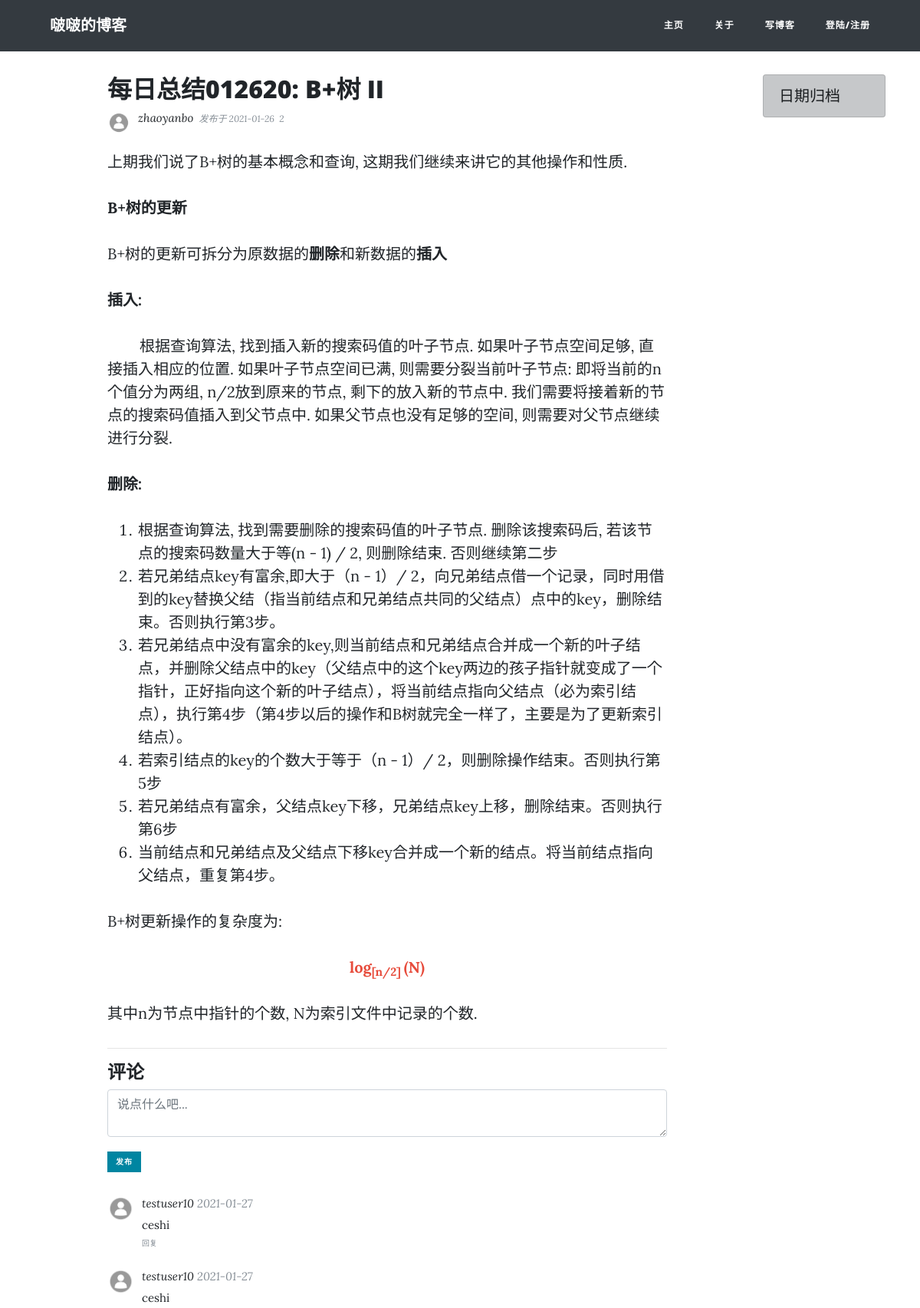
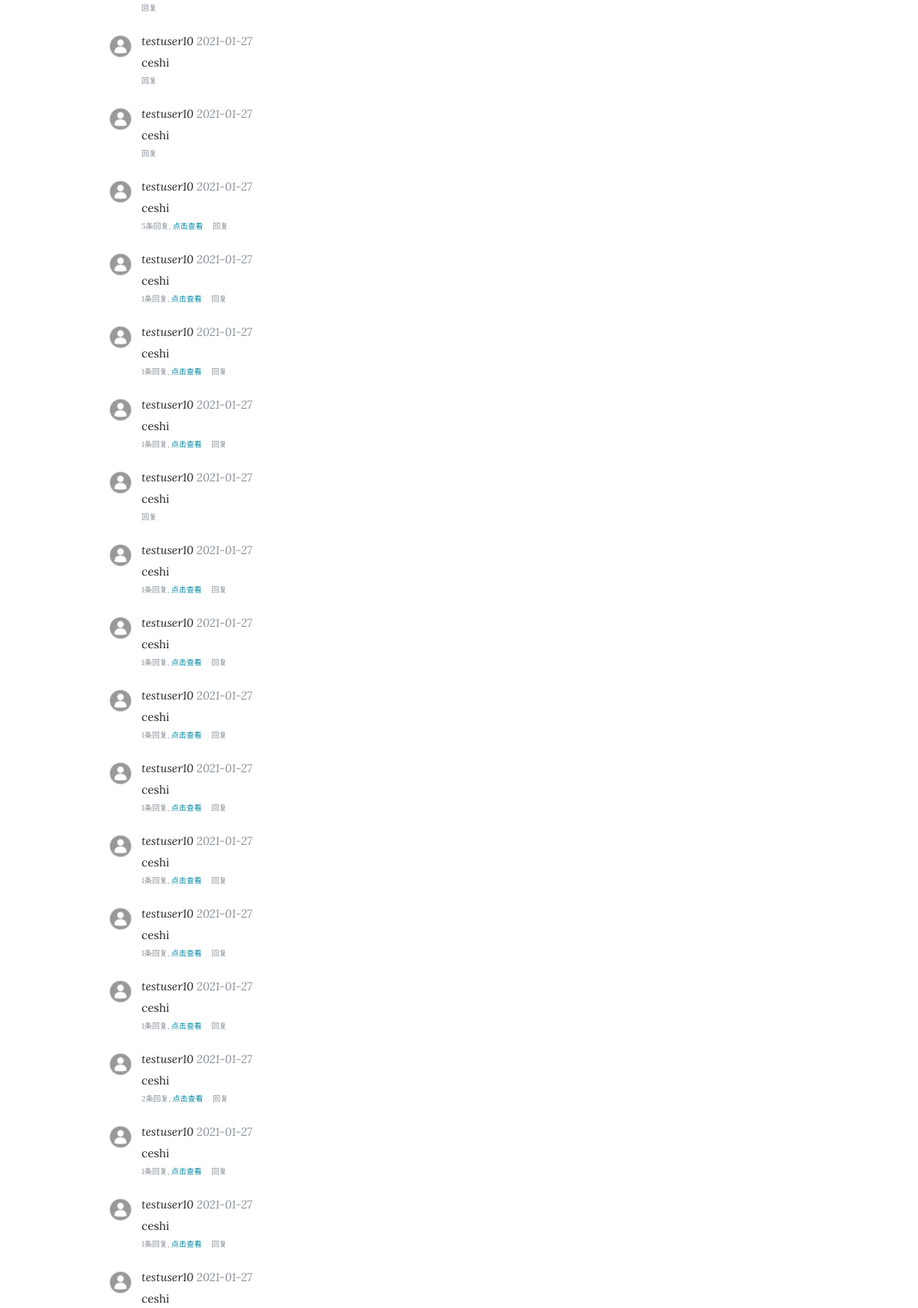
Page /post/66/ (upper part) on the committed database (2 pictures, top to bottom).
### blog/models.py (models this page shows, shortened)
class Post(models.Model, ViewCountExtension):
    title = models.CharField(max_length=50)
    pub_date = models.DateTimeField(default=timezone.now)
    content = RichTextField()
    author = models.ForeignKey(User, on_delete=models.CASCADE)
    view_count = GenericRelation(
        ViewCount,
        related_query_name='post',
        content_type_field='content_type',
        object_id_field='object_id'
    )
    view_detail = GenericRelation(
        ViewDetail,
        related_query_name='post',
        content_type_field='content_type',
        object_id_field='object_id',
    )
    @property
    def comments(self):
        qs = Comment.objects.filter_by_instance(self)
        return qs
    @property
    def get_content_type(self):
        content_type = ContentType.objects.get_for_model(self.__class__)
        return content_type

### users/models.py (models this page shows, shortened)
class Profile(models.Model):
    user = models.OneToOneField(User, on_delete=models.CASCADE)
    profile_pic = models.ImageField(default='default.jpg', upload_to='media/profile_pics')

### viewcount/models.py (models this page shows, shortened)
class ViewCount(models.Model):
    count = models.IntegerField(default=0)
    content_type = models.ForeignKey(ContentType, on_delete=models.CASCADE)
    object_id = models.PositiveIntegerField()
    content_object = GenericForeignKey('content_type', 'object_id')

### comments/models.py (models this page shows, shortened)
class Comment(models.Model):
    user = models.ForeignKey(User, on_delete=models.CASCADE)
    content_type = models.ForeignKey(ContentType, on_delete=models.CASCADE)
    object_id = models.PositiveIntegerField()
    content_object = GenericForeignKey('content_type', 'object_id')
    parent = models.ForeignKey("self", null=True, blank=True, on_delete=models.CASCADE)
    root = models.ForeignKey("self", related_name='root_comment', null=True,
                             blank=True, on_delete=models.CASCADE)
    created = models.DateTimeField(default=timezone.now)
    content = models.TextField()
    objects = CommentManager()
    class Meta:
        ordering = ['-created']
    def children(self):
        return Comment.objects.filter(root=self)

### blog/views.py (the view)
# urls.py: path('post/<int:pk>/', PostDetailView.as_view(), name='post-detail'),
class PostDetailView(DetailView):
    model = Post
    template_name = 'blog/post_detail.html'
    def get(self, request, *args, **kwargs):
        self.object = self.get_object()
        response = super().get(request, *args, **kwargs)
        response = view_stats_once_viewed(request, response, self.object)
        return response
    def get_context_data(self, **kwargs):
        comment_form = CommentForm()
        self.object = self.get_object()
        context = super().get_context_data(**kwargs)
        comments = self.object.comments
        context['comments'] = comments
        context['comment_form'] = comment_form
        context['comment_form'].fields['content_type'].initial = self.object.get_content_type
        context['comment_form'].fields['object_id'].initial = self.object.pk
        return context

### comments/forms.py
class CommentForm(forms.ModelForm):
    class Meta:
        model = Comment
        fields = ['content_type', 'object_id', 'content', 'parent', 'root']
        widgets = {
            'content_type': forms.HiddenInput,
            'object_id': forms.HiddenInput,
            'content': forms.Textarea(attrs={'placeholder': '说点什么吧...', 'class': '', 'rows': '2', 'maxlength': '500',
                                             }),
            'parent': forms.HiddenInput,
            'root': forms.HiddenInput,
        }
        labels = {
            'content': "",
        }

### comments/models.py (called while the page is built)
    def filter_by_instance(self, instance):
        obj_id = instance.id
        content_type = ContentType.objects.get_for_model(instance.__class__)
        qs = super(CommentManager, self).filter(
            content_type=content_type, object_id=obj_id).filter(parent=None)
        return qs

### viewcount/models.py (called while the page is built)
    def get_view_count(self):
        try:
            view_count = self.view_count.first()
            return view_count.count
        except exceptions.ObjectDoesNotExist:
            return 0

### viewcount/utils.py (called while the page is built)
def view_stats_once_viewed(request, response, obj):
    ct = ContentType.objects.get_for_model(obj)
    key = "%s_%s_viewed" % (ct.model, obj.pk)
    if not request.COOKIES.get(key):
        view_count, created = ViewCount.objects.get_or_create(content_type=ct, object_id=obj.pk)
        view_count.count += 1
        view_count.save()
        response.set_cookie(key, 'true')
        date = timezone.now().date()
        view_detail, created = ViewDetail.objects.get_or_create(
            content_type=ct,
            object_id=obj.pk,
            date=date
        )
        view_detail.count += 1
        view_detail.save()
    return response

### blog/templates/blog/post_detail.html (shortened to what this page needs)
{% extends "blog/base.html" %}
{% block content %}
<div class="col-lg-8 col-md-10 mx-auto">
  <div class="post-preview">
      <h2 class="post-title">
        {{ object.title }}
      </h2>
  </div>
  <div class="post-preview">
    <div class="author-thumbnail">
      <img class="rounded-circle author-img" src="{{ post.author.profile.profile_pic.url }}">
    </div>
    <div class="post-meta">
      <a href="">{{ object.author }}&nbsp;</a>
      发布于 {{ object.pub_date|date:"Y-m-d" }}&nbsp;
       {{ post.get_view_count }}&nbsp;
    </div>
  </div>
  <div class="">
    <p>{{ object.content|safe }}</p>
  </div>
  <hr>
  {% include "comments/comment_list.html" %}
</div>
{% endblock content %}

### comments/templates/comments/comment_list.html (shortened to what this page needs)
  <h4>评论</h4>
{% include "comments/comment_form.html" %}
<div id="comment-container" class="comment-container">
    {% for comment in comments %}
      <div id="div-comment-{{ comment.pk }}" class="comment-cell">
        <div class="author-thumbnail">
          <img class="rounded-circle author-img" src="{{ comment.user.profile.profile_pic.url }}">
        </div>
        <div class="comment-box">
          <div class="comment-meta">
            <a href="">{{ comment.user }}</a>
            {{ comment.created|date:"Y-m-d" }}
          </div>
          <div class="comment-content">
              {{ comment.content }}
          </div>
          <div class="comment-info">
            {% if comment.children.count > 0 %}
              <span id="reply-count">{{ comment.children.count }}</span>条回复,
              <a href="#" class="more-btn">点击查看</a>&emsp;
            {% endif %}
            <a href="#" class="reply-btn" onclick="do_reply({{ comment.pk }},{{ comment.pk }},'{{ comment.user.username }}',event)">回复</a>
          </div>
        </div>
      </div>
    {% endfor %}
</div>

### blog/static/blog/css/clean-blog.css (style rules this page uses)
body { font-size: 20px; color: #212529; font-family: 'Lora', 'Times New Roman', serif; }
p { line-height: 1.5; margin: 30px 0; }
h1, h2, h3, h4, h5, h6 { font-weight: 800; font-family: 'Open Sans', 'Helvetica Neue', Helvetica, Arial, sans-serif; }
a { color: #212529; transition: all 0.2s; }
img { max-width: 100%; max-height: 100%; height: inherit !important; }
.post-preview>.post-meta { font-size: 12px; font-style: italic; margin-top: 0; margin-bottom: 5px; color: #868e96; }
.post-preview>.post-meta>a { font-size: 15px; text-decoration: none; color: #212529; }
.post-preview>.author-thumbnail { margin-right: 10px; float: left }
.post-preview>.author-thumbnail>.author-img { height: 30px; width: 30px; }
.comment-container { margin-top: 20px; margin-bottom: 20px; }
.comment-info { font-size: 10px; margin-top: 5px; margin-bottom: 5px; color: #868e96; }
.comment-info>a { color: #868e96; }
.comment-info>.more-btn { color: #0085A1; }
.comment-cell>.comment-box>.comment-meta { font-size: 15px; font-style: italic; margin-top: 0; margin-bottom: 5px; color: #868e96; }
.comment-cell>.comment-box>.comment-meta>a { text-decoration: none; color: #212529; }
.comment-cell>.author-thumbnail>.author-img { float: left; margin-right: 10px; margin-top: 10px; margin-bottom: 10px; height: 35px; width: 35px; }
.comment-cell>.comment-box { padding-bottom: 10px; padding-top: 10px; margin-left: 45px; }
.comment-cell>.comment-box>.comment-content { font-size: 15px }
.form-control { width: 100%; }

### blog/templates/blog/footer.html (style rules this page uses)
html { position: relative; min-height: 100%; }
body { font-size: 20px; color: #212529; font-family: 'Lora', 'Times New Roman', serif; align-items: center; margin-bottom: 150px; }

### rows in the picture
Post: title "每日总结012620: B+树 II", author.profile.profile_pic (placeholder picture), author "zhaoyanbo", pub_date "2021-01-26", get_view_count "2", content "上期我们说了B+树的基本概念和查询, 这期我们继续来讲它的其他操作和性质. B+树的更新 B+树的更新可拆分为原数据的 删除 和新数据的 插入 插入: 根据查询算法, 找到插入新的搜索码值的叶子节点. 如果叶子节点空间足够, 直接插入相应的位置. 如果叶子节点空间已满, 则需要分裂当前叶子节点: 即将当前的n个值分为两组, n/2放到原来的节点, 剩下的放入新的节点中. 我们需要将接着新的节点的搜索码值插入到父节点中. 如果父节点也没有足够的空间, 则需要对父节点继续进行分裂. 删除: 根据查询算法, 找到需要删除的搜索码值的叶子节点. 删除该搜索码后, 若该节点的搜索码数量大于等(n - 1) / 2, 则删除结束. 否则继续第二步 若兄弟结点key有富余,即大于（n - 1）/ 2，向兄弟结点借一个记录，同时用借到的key替换父结（指当前结点和兄弟结点共同的父结点）点中的key，删除结束。否则执行第3步。 若兄弟结点中没有富余的key,则当前结点和兄弟结点合并成一个新的叶子结点，并删除父结点中的key（父结点中的这个key两边的孩子指针就变成了一个指针，正好指向这个新的叶子结点），将当前结点指向父结点（必为索引结点），执行第4步（第4步以后的操作和B树就完全一样了，主要是为了更新索引结点）。 若索引结点的key的个数大于等于（n - 1）/ 2，则删除操作结束。否则执行第5步 若兄弟结点有富余，父结点key下移，兄弟结点key上移，删除结束。否则执行第6步 当前结点和兄弟结点及父结点下移key合并成一个新的结点。将当前结点指向父结点，重复第4步。…"
Comment: user.profile.profile_pic (placeholder picture), user "testuser10", created "2021-01-27", content "ceshi"
Comment: user.profile.profile_pic (placeholder picture), user "testuser10", created "2021-01-27", content "ceshi"
Comment: user.profile.profile_pic (placeholder picture), user "testuser10", created "2021-01-27", content "ceshi"
Comment: user.profile.profile_pic (placeholder picture), user "testuser10", created "2021-01-27", content "ceshi"
Comment: user.profile.profile_pic (placeholder picture), user "testuser10", created "2021-01-27", content "ceshi", children.count "5"
Comment: user.profile.profile_pic (placeholder picture), user "testuser10", created "2021-01-27", content "ceshi", children.count "1"
Comment: user.profile.profile_pic (placeholder picture), user "testuser10", created "2021-01-27", content "ceshi", children.count "1"
Comment: user.profile.profile_pic (placeholder picture), user "testuser10", created "2021-01-27", content "ceshi", children.count "1"
Comment: user.profile.profile_pic (placeholder picture), user "testuser10", created "2021-01-27", content "ceshi"
Comment: user.profile.profile_pic (placeholder picture), user "testuser10", created "2021-01-27", content "ceshi", children.count "1"
Comment: user.profile.profile_pic (placeholder picture), user "testuser10", created "2021-01-27", content "ceshi", children.count "1"
Comment: user.profile.profile_pic (placeholder picture), user "testuser10", created "2021-01-27", content "ceshi", children.count "1"
Comment: user.profile.profile_pic (placeholder picture), user "testuser10", created "2021-01-27", content "ceshi", children.count "1"
Comment: user.profile.profile_pic (placeholder picture), user "testuser10", created "2021-01-27", content "ceshi", children.count "1"
Comment: user.profile.profile_pic (placeholder picture), user "testuser10", created "2021-01-27", content "ceshi", children.count "1"
Comment: user.profile.profile_pic (placeholder picture), user "testuser10", created "2021-01-27", content "ceshi", children.count "1"
Comment: user.profile.profile_pic (placeholder picture), user "testuser10", created "2021-01-27", content "ceshi", children.count "2"
Comment: user.profile.profile_pic (placeholder picture), user "testuser10", created "2021-01-27", content "ceshi", children.count "1"
Comment: user.profile.profile_pic (placeholder picture), user "testuser10", created "2021-01-27", content "ceshi", children.count "1"
Comment: user.profile.profile_pic (placeholder picture), user "testuser10", created "2021-01-27", content "ceshi"
